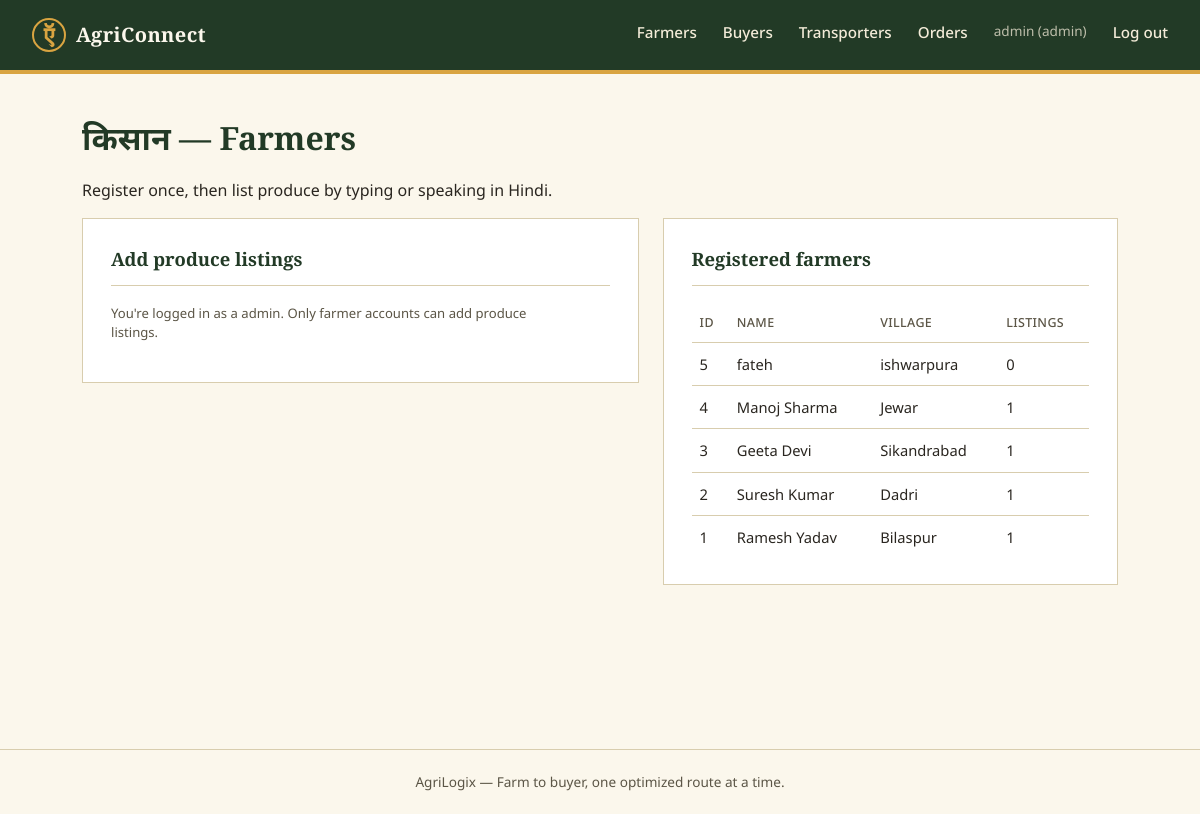
The app's page /farmer (signed in) with its own data.
### models.py (models this page shows)
class User(Base):
    __tablename__ = "users"
    id = Column(Integer, primary_key=True)
    username = Column(String(80), unique=True, nullable=False, index=True)
    password_hash = Column(String(200), nullable=False)
    role = Column(String(20), nullable=False)  # "admin" | "farmer" | "buyer" | "transporter"
    created_at = Column(DateTime, default=datetime.utcnow)

class Farmer(Base):
    __tablename__ = "farmers"
    id = Column(Integer, primary_key=True)
    user_id = Column(Integer, ForeignKey("users.id"), unique=True, nullable=True)
    name = Column(String(120), nullable=False)
    phone = Column(String(20))
    village = Column(String(120))
    lat = Column(Float, nullable=False)
    lon = Column(Float, nullable=False)
    created_at = Column(DateTime, default=datetime.utcnow)
    user = relationship("User")
    produce = relationship("Produce", back_populates="farmer")

### routers/farmers.py (the view)
@router.get("/farmer", response_class=HTMLResponse)
def farmer_page(request: Request, db: Session = Depends(get_db)):
    farmers = db.query(Farmer).order_by(Farmer.id.desc()).all()
    crops = sorted(set(voice.CROP_DICTIONARY.values()))
    user = get_current_user(request, db)
    my_farmer = db.query(Farmer).filter_by(user_id=user.id).first() if user and user.role == "farmer" else None
    return render(
        request, db, "farmer.html",
        {"farmers": farmers, "crops": crops, "voice_enabled": voice.VOICE_ENABLED, "my_farmer": my_farmer},
    )

### templates/farmer.html (shortened to what this page needs)
{% extends "base.html" %}
{% block content %}
<h1>किसान — Farmers</h1>
<p>Register once, then list produce by typing or speaking in Hindi.</p>
<div class="grid-2">
  <div>
    {% if my_farmer %}
    <div class="panel">
      <h2>Your profile</h2>
      <p><strong>{{ my_farmer.name }}</strong> — {{ my_farmer.village or '—' }}</p>
    </div>
    <div class="panel">
      <h2>1. List produce — टाइप करें (type)</h2>
      <form id="produce-form">
        <div class="field-row">
          <div><label>Crop (English key)</label>
            <select name="crop_key">
              {% for c in crops %}<option value="{{ c }}">{{ c }}</option>{% endfor %}
            </select>
          </div>
          <div><label>Crop name in Hindi</label><input name="crop_name_hindi" placeholder="टमाटर"></div>
        </div>
        <div class="field-row">
          <div><label>Quantity (kg)</label><input name="quantity_kg" type="number" step="any" required></div>
          <div><label>Price per kg (₹)</label><input name="price_per_kg" type="number" step="any"></div>
        </div>
        <button type="submit" class="gold">Add listing</button>
      </form>
      <div id="produce-result" class="notice" style="display:none;"></div>
    </div>
    <div class="panel">
      <h2>2. List produce — बोलकर बताएं (speak in Hindi)</h2>
      <div class="voice-row">
        <button type="button" class="mic-btn" id="mic-btn" title="Click to record">●</button>
        <span class="voice-status" id="voice-status">Click the mic, say e.g. "मेरे पास 100 किलो टमाटर हैं, 18 रुपये किलो"</span>
      </div>
      <div id="voice-confirm" style="display:none;">
        <div class="notice">Heard: <em id="voice-transcript"></em></div>
        <div class="field-row">
          <div><label>Crop</label><input id="vc-crop" name="crop_key"></div>
          <div><label>Quantity (kg)</label><input id="vc-qty" type="number" step="any"></div>
        </div>
        <div class="field-row">
          <div><label>Price per kg (₹)</label><input id="vc-price" type="number" step="any"></div>
          <div></div>
        </div>
        <button type="button" id="voice-confirm-btn" class="gold">Confirm &amp; save listing</button>
      </div>
    </div>
    {% else %}
    <div class="panel">
      <h2>Add produce listings</h2>
      <p class="helptext">
        {% if current_user %}
          You're logged in as a {{ current_user.role }}. Only farmer accounts can add produce listings.
        {% else %}
          <a href="/register">Register as a farmer</a> or <a href="/login">log in</a> to list your produce by typing or speaking in Hindi.
        {% endif %}
      </p>
    </div>
    {% endif %}
  </div>
  <div class="panel">
    <h2>Registered farmers</h2>
    {% if farmers %}
    <table>
      <thead><tr><th>ID</th><th>Name</th><th>Village</th><th>Listings</th></tr></thead>
      <tbody>
      {% for f in farmers %}
        <tr><td>{{ f.id }}</td><td>{{ f.name }}</td><td>{{ f.village or '—' }}</td><td>{{ f.produce|length }}</td></tr>
      {% endfor %}
      </tbody>
    </table>
    {% else %}
    <div class="empty-state">No farmers yet.</div>
    {% endif %}
  </div>
</div>
{% endblock %}

### templates/base.html (shortened to what this page needs)
<!DOCTYPE html>
<html lang="en">
<head>
<link rel="stylesheet" href="/static/css/style.css">
</head>
<body>
<header class="topbar">
  <a class="brand" href="/">
    <span class="brand-mark">ऍ</span>
    <span class="brand-name">AgriConnect</span>
  </a>
  <nav class="mainnav">
    {% if current_user %}
      {% if current_user.role == "farmer" %}
        <a href="/farmer">Farmer Dashboard</a>
      {% elif current_user.role == "buyer" %}
        <a href="/buyer">Buyer Dashboard</a>
      {% elif current_user.role == "transporter" %}
        <a href="/transporter">Transporter Dashboard</a>
      {% elif current_user.role == "admin" %}
        <a href="/farmer">Farmers</a>
        <a href="/buyer">Buyers</a>
        <a href="/transporter">Transporters</a>
      {% endif %}
      {% if current_user.role == "admin" %}
        <a href="/orders">Orders</a>
      {% endif %}
      <span class="navmeta">{{ current_user.username }} ({{ current_user.role }})</span>
      <a href="/logout">Log out</a>
    {% endif %}
  </nav>
</header>
<main class="page">
{% block content %}{% endblock %}
</main>
<footer class="sitefoot">
  <span>AgriLogix — Farm to buyer, one optimized route at a time.</span>
</footer>
</body>
</html>

### static/css/style.css (style rules this page uses)
:root { --soil:#223A26; --soil-2:#2E4B32; --paper:#FBF7EC; --paper-2:#F3EBD8; --turmeric:#D9A441; --turmeric-dark:#B4832C; --route:#2B5F73; --rust:#A8452F; --ink:#2A2620; --ink-soft:#5B5546; --line:#D8CDAE; --radius:2px; }
* { box-sizing:border-box; }
html,body { margin:0;padding:0; }
body { background:var(--paper); color:var(--ink); font-family:'Noto Sans','Noto Sans Devanagari',sans-serif; font-size:16px; line-height:1.5; }
h1,h2,h3,.brand-name { font-family:'Zilla Slab','Noto Sans Devanagari',serif; font-weight:600; color:var(--soil); margin:0 0 .4em 0; }
a { color:var(--route); }
p { max-width:62ch; }
.topbar { display:flex;align-items:center;justify-content:space-between; padding:18px 32px; background:var(--soil); border-bottom:4px solid var(--turmeric); }
.brand { display:flex;align-items:center;gap:10px;text-decoration:none; }
.brand-mark { font-family:'Zilla Slab',serif;font-weight:700;font-size:1.5rem; color:var(--turmeric); width:34px;height:34px;display:flex;align-items:center;justify-content:center; border:2px solid var(--turmeric);border-radius:50%; }
.brand-name { color:var(--paper);font-size:1.25rem;margin:0;letter-spacing:.02em; }
.mainnav { display:flex;gap:26px; }
.mainnav a { color:var(--paper-2);text-decoration:none;font-size:.95rem;font-weight:500; padding-bottom:3px;border-bottom:2px solid transparent; }
.navmeta { color:var(--paper-2);font-size:.85rem;opacity:.75;padding-bottom:3px; }
.page { max-width:1100px;margin:0 auto;padding:40px 32px 80px; }
.sitefoot { text-align:center;padding:22px;color:var(--ink-soft);font-size:.85rem; border-top:1px solid var(--line);margin-top:60px; }
.panel { background:#fff;border:1px solid var(--line); padding:26px 28px;margin-bottom:24px; }
.panel h2 { font-size:1.15rem;border-bottom:1px solid var(--line);padding-bottom:12px;margin-bottom:18px; }
.grid-2 { display:grid;grid-template-columns:1.1fr .9fr;gap:24px;align-items:start; }
table { width:100%;border-collapse:collapse;font-size:.92rem; }
th,td { text-align:left;padding:10px 8px;border-bottom:1px solid var(--line); }
th { color:var(--ink-soft);font-weight:500;font-size:.78rem;text-transform:uppercase;letter-spacing:.03em; }
tr:last-child td { border-bottom:none; }
.helptext { font-size:.82rem;color:var(--ink-soft);margin-top:6px; }

### records on screen
User: username "admin", role "admin"
Farmer: id "5", name "fateh", village "ishwarpura", produce|length "0"
Farmer: id "4", name "Manoj Sharma", village "Jewar", produce|length "1"
Farmer: id "3", name "Geeta Devi", village "Sikandrabad", produce|length "1"
Farmer: id "2", name "Suresh Kumar", village "Dadri", produce|length "1"
Farmer: id "1", name "Ramesh Yadav", village "Bilaspur", produce|length "1"
